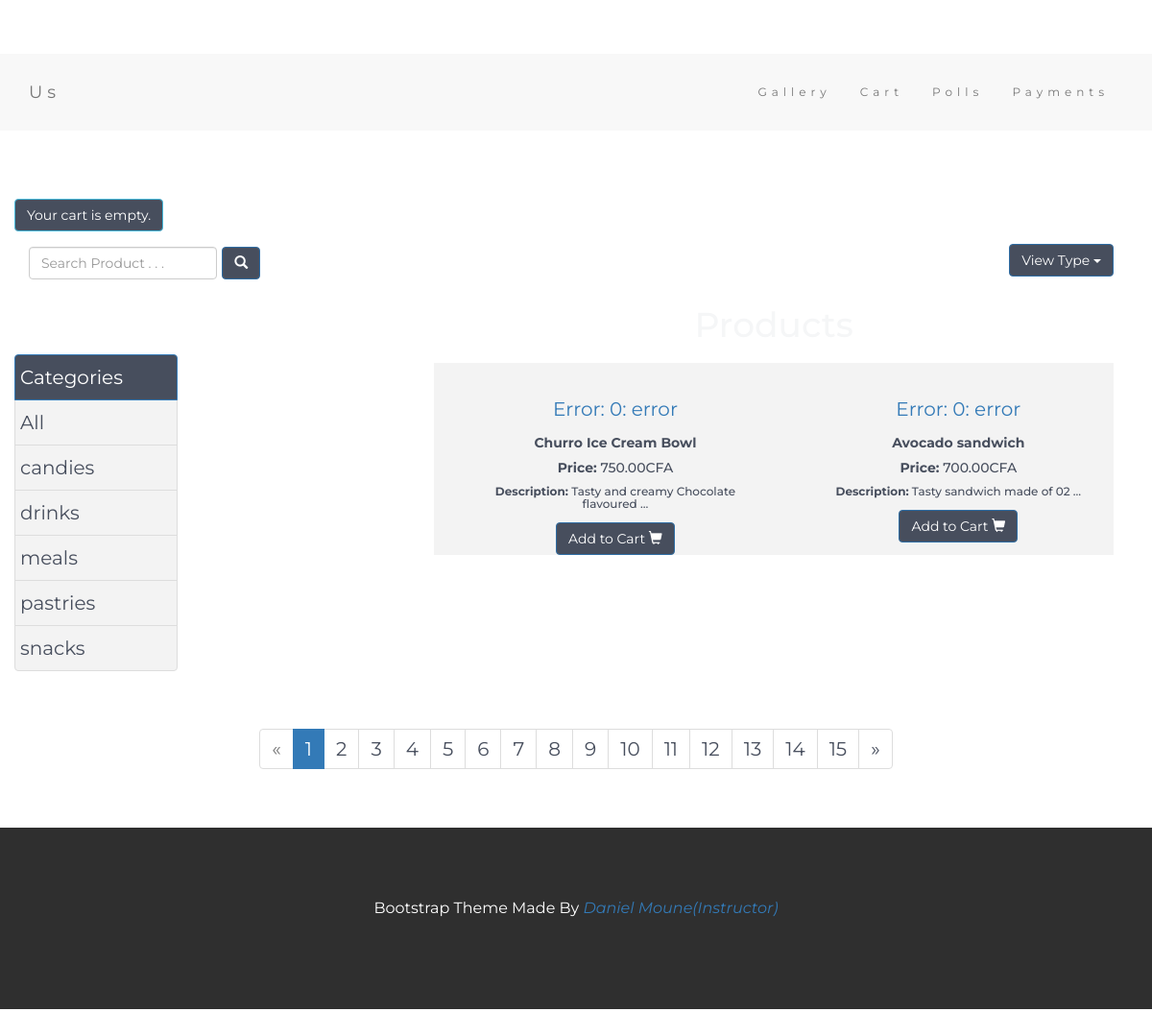
The app's page /gallery/product/extraLargeView/ with its own data.
### gallery/models.py (models this page shows, shortened)
class Category(models.Model):
    name = models.CharField(max_length=1024, null=False, unique=True, db_index=True)
    slug = models.SlugField(null=True, db_index=True, unique=True)
    created = models.DateTimeField(auto_now_add=True, editable=False)
    last_updated = models.DateTimeField(auto_now=True, editable=False)
    views = models.IntegerField(default=0)
    image = models.ImageField(upload_to= 'category/', max_length=1024,
        default = 'no-img.jpg')
    class Meta:
        ordering = ('-created', 'name')
        verbose_name = 'category'
        verbose_name_plural = 'categories'
    def get_absolute_url(self):
        return reverse('gallery:category_detail', args=(self.slug,))

class Product(models.Model):
    designation = models.CharField(max_length=1024, null=False, db_index=True, unique=True)
    slug = models.SlugField(null=True, db_index=True, unique=True)
    description = models.TextField(blank=False, null=False)
    packaging = models.CharField(max_length=4096, null=False)
    price = models.DecimalField(max_digits=10, decimal_places=2, default=Decimal('0.00'))
    created = models.DateTimeField(auto_now_add=True, editable=False)
    last_updated = models.DateTimeField(auto_now=True, editable=False)
    views = models.IntegerField(default=0)
    image = models.ImageField(upload_to= 'product/', max_length=1024,
        default = 'no-img.jpg')
    category = models.ForeignKey(Category, related_name= 'product', on_delete=models.CASCADE)
    class Meta:
        ordering = ('-created', 'designation')
        index_together = (('id', 'slug'),)
    @property
    def image_url(self):
        if self.image and hasattr(self.image, 'url'):
            return self.image.url
    def get_absolute_url(self):
        return reverse('gallery:product_detail', args=(self.slug,))

### gallery/views.py (the view)
class ProductListExtraLargeView(ProductListView):
    template_name = 'gallery/product_extralarge_list.html'
    object_list = Product.objects.order_by('-created')
    paginator = Paginator(object_list, 2)

### cart/forms.py
class CartAddProductForm(forms.Form):  #this class will be used to add items to cart
    quantity = forms.TypedChoiceField(choices=PRODUCT_QUANTITY_CHOICES, coerce=int) # here the field quantity is defined
    update = forms.BooleanField(required=False, initial=False, widget=forms.HiddenInput) # update field is defined which will help in adding or updating of items

### cart/cart.py (called while the page is built)
      def __len__(self):
          return sum(item['quantity'] for item in self.cart.values())

### cart/context_processors.py (called while the page is built)
def cart(request):
    return {'cart': Cart(request)}

### gallery/templates/gallery/product_extralarge_list.html (shortened to what this page needs)
{% extends "base.html" %}
{% block content %}
{% include 'gallery/search.html' %}
{% include 'gallery/dropdown.html' %}
{% load static %}
   <div class = "paintt">
   <div class="col-sm-2 sidebar-offcanvas" id="sidebar">
          <div class="list-group">
              <div class="form-group">
               <ul class="list-group">
                <Li class ="list-group-item active" style = "background-color:#474E5D">Categories</li>
                <Li class ="list-group-item" class="selected"><a href="{% url 'gallery:product_list' %}" style = "color:#474E5D">All</a></li>
                    {% for c in categories %}
                <li {% if category.slug == c.slug %}class="selected" {% endif %} class="list-group-item">
                   <a href="{{ c.get_absolute_url }}" style = "color:#474E5D" >{{ c.name }}</a></li>
                    {% endfor %}
            </ul>
            </div>
          </div>
        </div>
        </div>
<div class="container">
    <div class = "row">
    <div class = "col-sm-10">
    <div class = "list">
    <h1 class="my-4 text-center text-lg-left">{% if category %}{{ category.name }}{% else %}Products{% endif %}</h1>
    <div class ="paint">
    <div class="row text-center text-lg-left">
        {% for object in object_list %}
        <div class="col-lg-5 col-md-10 col-sm-10 col-xs-12" style="margin-top: 30px; margin-left: 50px;">
            <a href="{{object.get_absolute_url}}" class="d-block mb-4 h-100">
            </a>
            <div>
                <h5 class = "name"><b>{{ object.designation }}</b></h5>
                <h5 class = "price"><b>Price:</b> {{ object.price}}CFA</h5>
                <h6 class = "price"><b>Description:</b>  {{ object.description|truncatewords:5}}</h6>
                 <div class="btn-group btn-groupe_2">
                   <button type="button" class="btn btn-primary" style = "background-color:#474E5D">Add to Cart
                    <span class="glyphicon glyphicon-shopping-cart"></span>
                   </button>
                </div>
              </div>
        </div>
        {% endfor %}
        </div>
    </div>
    </div>
</div>
</div>
{% include 'gallery/pagination.html' %}
</div>
{% endblock %}

### gallery/templates/base.html (style rules this page uses)
body { font: 20px "Montserrat", sans-serif; line-height: 1.8; color: #f5f6f7; }
body { padding-top: 54px; margin-bottom: 100px; }

### gallery/templates/gallery/dropdown.html (style rules this page uses)
.price { color: #474E5D; }
.name { color: #474E5D; }

### gallery/templates/gallery/product_extralarge_list.html (style rules this page uses)
@media (min-width: 992px) { body { padding-top: 56px; } }
.price { color: #474E5D; }
.name { color: #474E5D; }
.list { float: right; position: relative; display: inline-block; }
#sidebar { margin-top : 70px; }
.paint { background-color :#F3F3F3; }
.paintt { height: 100%; }
.list-group-item { padding :5px; background-color :#F3F3F3 }
.list-group a { text-decoration: none; }

### records on screen
Category: name "candies"
Category: name "drinks"
Category: name "meals"
Category: name "pastries"
Category: name "snacks"
Product: designation "Churro Ice Cream Bowl", price "750.00", description "Tasty and creamy Chocolate flavoured …"
Product: designation "Avocado sandwich", price "700.00", description "Tasty sandwich made of 02 …"

### other values on screen
{{ i }} "1"
{{ i }} "2" "3" "4" "5" "6" "7" "8" "9" "10" "11" "12" "13" "14" "15"
